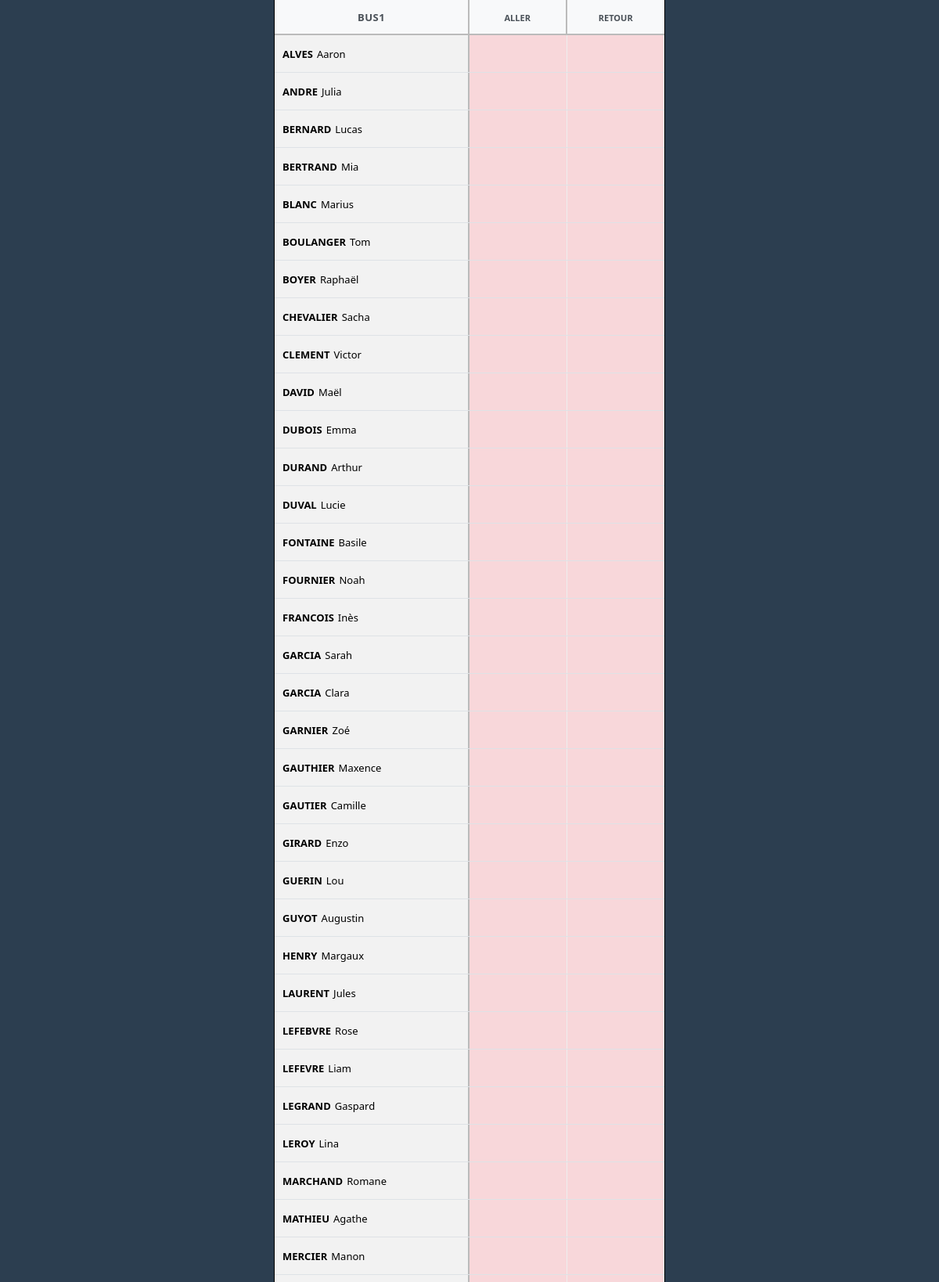
The app's page /bus/bus1 (upper part) with its own data.
### tables this page shows
CREATE TABLE eleves 
                        (id INTEGER PRIMARY KEY AUTOINCREMENT, 
                         nom TEXT NOT NULL, prenom TEXT NOT NULL, bus TEXT NOT NULL,
                         present_aller INTEGER DEFAULT 0,
                         present_retour INTEGER DEFAULT 0);

### app.py (the view)
@app.route('/bus/<type_bus>')
def liste_bus(type_bus):
    with sqlite3.connect(DB_PATH) as conn:
        conn.row_factory = sqlite3.Row
        eleves = conn.execute("SELECT * FROM eleves WHERE bus = ? ORDER BY nom ASC", (type_bus,)).fetchall()
    p_aller = sum(1 for e in eleves if e['present_aller'] == 1)
    p_retour = sum(1 for e in eleves if e['present_retour'] == 1)
    return render_template('index.html', eleves=eleves, bus=type_bus, total=len(eleves), p_aller=p_aller, p_retour=p_retour)

### templates/index.html (shortened to what this page needs)
<!DOCTYPE html>
<html lang="fr">
<head>
    <link rel="stylesheet" href="{{ url_for('static', filename='style.css') }}">
</head>
<body>
    <div class="app-wrapper">
        <header class="pronote-header">
            <div class="header-left">{{ bus.upper() }}</div>
            <div class="header-mid">ALLER</div>
            <div class="header-right">RETOUR</div>
        </header>
        <main class="list-area">
            {% for eleve in eleves %}
            <div class="row">
                <div class="col-name"><span class="nom">{{ eleve.nom }}</span> {{ eleve.prenom }}</div>
                <div class="col-check {{ 'is-ok' if eleve.present_aller == 1 else 'is-off' }}" onclick="location.href='/toggle/{{ eleve.id }}/{{ bus }}/1'">
                </div>
                <div class="col-check {{ 'is-ok' if eleve.present_retour == 1 else 'is-off' }}" onclick="location.href='/toggle/{{ eleve.id }}/{{ bus }}/2'">
                </div>
            </div>
            {% endfor %}
        </main>
    </div>
</body>
</html>

### static/style.css (style rules this page uses)
* { box-sizing: border-box; -webkit-tap-highlight-color: transparent; }
html, body { margin: 0; padding: 0; height: 100dvh; width: 100%; overflow: hidden; font-family: "Segoe UI", Roboto, Helvetica, Arial, sans-serif; background-color: #2c3e50; }
.app-wrapper { display: flex; flex-direction: column; height: 100dvh; max-width: 500px; margin: 0 auto; background: #ffffff; position: relative; border-left: 1px solid #000; border-right: 1px solid #000; }
.pronote-header { display: flex; height: 45px; background: #f8f9fa; border-bottom: 2px solid #bbb; flex-shrink: 0; }
.header-left { flex: 0 0 50%; line-height: 45px; text-align: center; color: #495057; font-weight: 800; border-right: 2px solid #bbb; font-size: 13px; letter-spacing: 0.5px; }
.header-mid, .header-right { flex: 0 0 25%; line-height: 45px; text-align: center; color: #495057; font-size: 11px; font-weight: 800; }
.header-mid { border-right: 2px solid #bbb; }
.list-area { flex: 1; overflow-y: auto; background: #fff; -webkit-overflow-scrolling: touch; }
.row { display: flex; min-height: 48px; border-bottom: 1px solid #dee2e6; align-items: stretch; }
.row:nth-child(even) { background-color: #fafafa; }
.col-name { flex: 0 0 50%; display: flex; align-items: center; padding: 0 10px; border-right: 2px solid #bbb; font-size: 13px; background: #f2f2f2; }
.col-check { flex: 0 0 25%; display: flex; align-items: center; justify-content: center; font-size: 20px; font-weight: bold; cursor: pointer; border-right: 1px solid #eee; }
.nom { font-weight: 800; text-transform: uppercase; color: #000; margin-right: 5px; }
.is-off { color: #721c24; background: #f8d7da; }

### records on screen
eleves: nom "ALVES", prenom "Aaron", present_aller 0 (drawn), present_retour 0 (drawn)
eleves: nom "ANDRE", prenom "Julia", present_aller 0 (drawn), present_retour 0 (drawn)
eleves: nom "BERNARD", prenom "Lucas", present_aller 0 (drawn), present_retour 0 (drawn)
eleves: nom "BERTRAND", prenom "Mia", present_aller 0 (drawn), present_retour 0 (drawn)
eleves: nom "BLANC", prenom "Marius", present_aller 0 (drawn), present_retour 0 (drawn)
eleves: nom "BOULANGER", prenom "Tom", present_aller 0 (drawn), present_retour 0 (drawn)
eleves: nom "BOYER", prenom "Raphaël", present_aller 0 (drawn), present_retour 0 (drawn)
eleves: nom "CHEVALIER", prenom "Sacha", present_aller 0 (drawn), present_retour 0 (drawn)
eleves: nom "CLEMENT", prenom "Victor", present_aller 0 (drawn), present_retour 0 (drawn)
eleves: nom "DAVID", prenom "Maël", present_aller 0 (drawn), present_retour 0 (drawn)
eleves: nom "DUBOIS", prenom "Emma", present_aller 0 (drawn), present_retour 0 (drawn)
eleves: nom "DURAND", prenom "Arthur", present_aller 0 (drawn), present_retour 0 (drawn)
eleves: nom "DUVAL", prenom "Lucie", present_aller 0 (drawn), present_retour 0 (drawn)
eleves: nom "FONTAINE", prenom "Basile", present_aller 0 (drawn), present_retour 0 (drawn)
eleves: nom "FOURNIER", prenom "Noah", present_aller 0 (drawn), present_retour 0 (drawn)
eleves: nom "FRANCOIS", prenom "Inès", present_aller 0 (drawn), present_retour 0 (drawn)
eleves: nom "GARCIA", prenom "Sarah", present_aller 0 (drawn), present_retour 0 (drawn)
eleves: nom "GARCIA", prenom "Clara", present_aller 0 (drawn), present_retour 0 (drawn)
eleves: nom "GARNIER", prenom "Zoé", present_aller 0 (drawn), present_retour 0 (drawn)
eleves: nom "GAUTHIER", prenom "Maxence", present_aller 0 (drawn), present_retour 0 (drawn)
eleves: nom "GAUTIER", prenom "Camille", present_aller 0 (drawn), present_retour 0 (drawn)
eleves: nom "GIRARD", prenom "Enzo", present_aller 0 (drawn), present_retour 0 (drawn)
eleves: nom "GUERIN", prenom "Lou", present_aller 0 (drawn), present_retour 0 (drawn)
eleves: nom "GUYOT", prenom "Augustin", present_aller 0 (drawn), present_retour 0 (drawn)
eleves: nom "HENRY", prenom "Margaux", present_aller 0 (drawn), present_retour 0 (drawn)
eleves: nom "LAURENT", prenom "Jules", present_aller 0 (drawn), present_retour 0 (drawn)
eleves: nom "LEFEBVRE", prenom "Rose", present_aller 0 (drawn), present_retour 0 (drawn)
eleves: nom "LEFEVRE", prenom "Liam", present_aller 0 (drawn), present_retour 0 (drawn)
eleves: nom "LEGRAND", prenom "Gaspard", present_aller 0 (drawn), present_retour 0 (drawn)
eleves: nom "LEROY", prenom "Lina", present_aller 0 (drawn), present_retour 0 (drawn)
eleves: nom "MARCHAND", prenom "Romane", present_aller 0 (drawn), present_retour 0 (drawn)
eleves: nom "MATHIEU", prenom "Agathe", present_aller 0 (drawn), present_retour 0 (drawn)
eleves: nom "MERCIER", prenom "Manon", present_aller 0 (drawn), present_retour 0 (drawn)
eleves: present_aller 0 (drawn), present_retour 0 (drawn)

### other values on screen
{{ bus.upper() }} "BUS1"
